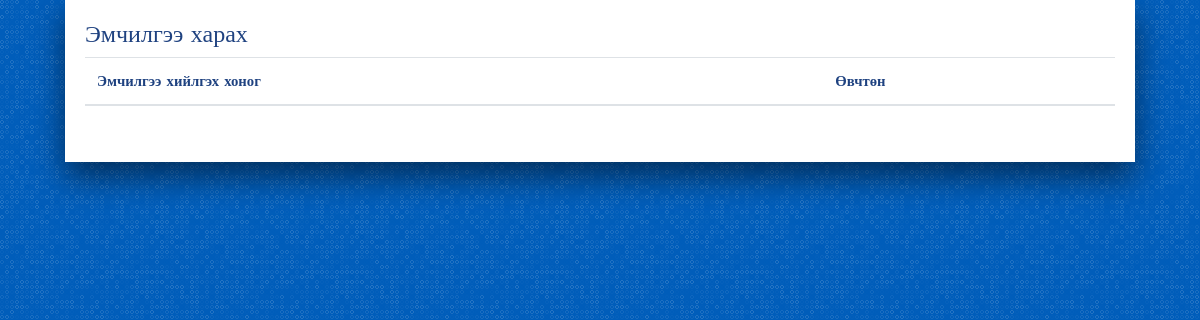
Page /drug/emchilgee_list/ on the earlier database version.
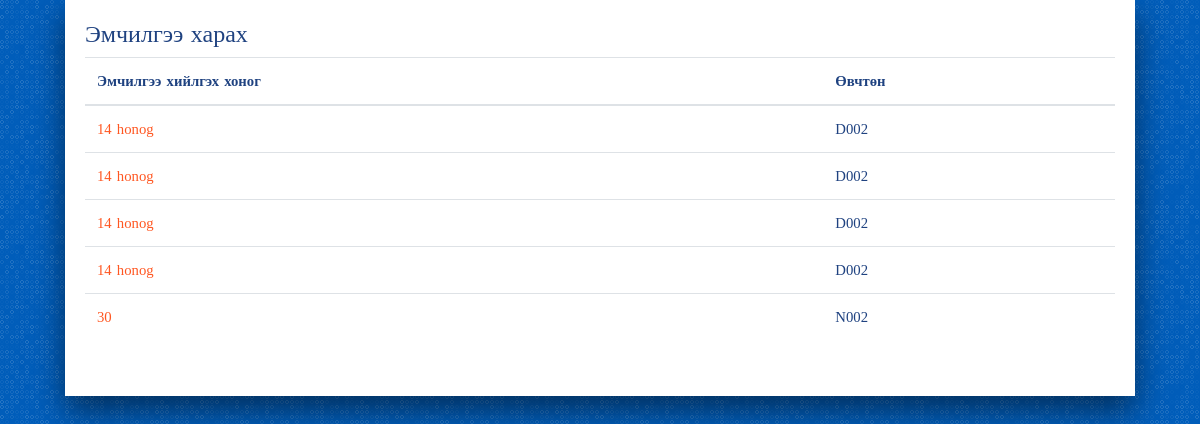
Same page on the later database version.
### drug/models.py (models this page shows, shortened)
class Emchilgee(models.Model):
    duration = models.CharField(max_length=50)
    costumer = models.ForeignKey(User, on_delete=models.SET_NULL, null=True, blank=True)

### drug/views.py (the view)
def emchilgee_list(request, template_name='drug/emchilgee_list.html'):
    emchilgee = Emchilgee.objects.all()
    drug_important = Drug_important.objects.all()
    data = {}
    data['drug_important'] = drug_important
    data['emchilgee'] = emchilgee
    return render(request, template_name, data)

### account/models.py (called while the page is built)
    def __str__(self):
        return "{}".format(self.username)

### drug/templates/drug/emchilgee_list.html
{% extends 'base.html' %}
{% load staticfiles %}
{% block content %}
<h4>Эмчилгээ харах</h4>
<table class="table">
<thead>
    <tr>
      <th> Эмчилгээ хийлгэх хоног</th>
      <th> Өвчтөн </th>
    </tr>
</thead>
  <tbody>
      {% for drug in emchilgee %}
      <tr>
        <td> <a href='{% url "drug:emchilgee_details" id=drug.costumer.id  %}'> {{ drug.duration }} </a></td>
        <td>{{ drug.costumer }}</td>
      </tr>
      {% endfor %}
  </tbody>
</table>
{% endblock %}

### templates/base.html (shortened to what this page needs)
{% load staticfiles %}
<!DOCTYPE html>
<html>
<head>
	<link rel="stylesheet" href="https://stackpath.bootstrapcdn.com/bootstrap/4.1.3/css/bootstrap.min.css">
	<link rel="stylesheet" href="{% static 'css/style.css' %}">
	<link rel="stylesheet" href="{% static 'css/basic.css' %}">
	<link rel="stylesheet" href="{% static 'css/navigator.css' %}">
	<link rel="stylesheet" href="https://cdnjs.cloudflare.com/ajax/libs/font-awesome/4.7.0/css/font-awesome.min.css">
</head>
<body>
<div class="container">
	<div class="main">
	    {% block content %}{% endblock %}
	</div>
</div>
</body>
</html>

### static/css/style.css (style rules this page uses)
body { background-color: #e9e9e9; }

### static/css/basic.css (style rules this page uses)
body { font-family: "Fira Sans Condensed"; font-weight: 400; font-size: 0.92em; color: #1f4280; background-color: #005dba; line-height: 1.5em; word-spacing: 0.1em; margin: 0; }
.container { display: grid; grid-template-columns: auto 1400px auto; grid-template-rows: auto auto auto auto 60px; }
.main { grid-column: 2/3; grid-row: 3/4; background-color: #fff; box-shadow: 0px 15px 31px rgba(0, 0, 0, 0.5); padding: 20px 20px 40px 20px; min-width: 0; }
a { color: #ff5722; text-decoration: none; }
@media screen and (max-width: 1440px) { .container { grid-template-columns: 20px auto 20px; } }

Differences in the rows shown:
added Emchilgee: duration "14 honog", costumer "D002"
added Emchilgee: duration "14 honog", costumer "D002"
added Emchilgee: duration "14 honog", costumer "D002"
added Emchilgee: duration "14 honog", costumer "D002"
added Emchilgee: duration "30", costumer "N002"
